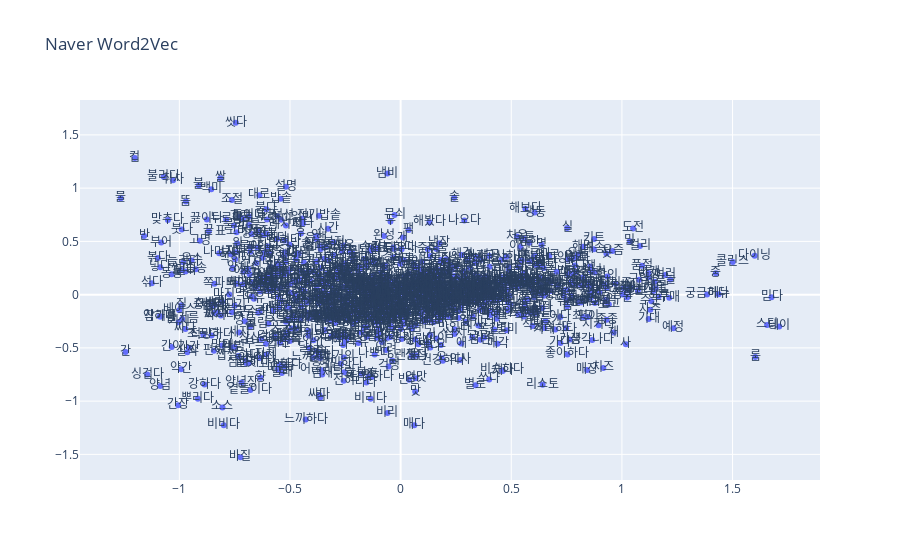

Notebook cell for this chart:
### Code cell
import plotly
import plotly.graph_objects as go
# annotation text 만들기 (시각화할 때 벡터 말고 단어도 필요하니까)
# vocabs = word_vectors.vocab.keys()

text=[]
for i,v in enumerate(vocabs):
    text.append(v)

fig = go.Figure(data=go.Scatter(x=xs,
                                y=ys,
                                mode='markers+text',
                                text=text)) 

fig.update_layout(title='Naver Word2Vec')
fig.show()

plotly.offline.plot(
fig, filename='naver_word2vec.html'
)
fig.write_html("C:/Users/NT550-048/Desktop/잇더/솥밥/kurly_review.html")

### Figure 1 — Plotly figure (JSON) as saved in the notebook; plotly's stock layout.template omitted (floating-point values rounded to 4 significant figures; data arrays with more than 128 entries replaced by an {"elided": "..."} marker saying what was removed)
{"data": [{"mode": "markers+text", "text": {"elided": "1002 str values"}, "type": "scatter", "x": {"elided": "1002 float values"}, "y": {"elided": "1002 float values"}}], "layout": {"title": {"text": "Naver Word2Vec"}}}
